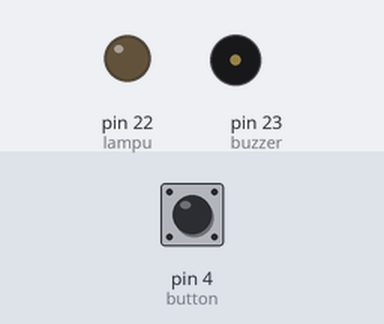
A sketch run on a simulated Arduino Mega 2560, built with avr-gcc and run on an emulated ATmega2560. Parts: output pins drawn as LEDs (lit = HIGH), buzzer (waves = sounding). The inputs (shaded band) are chosen by the test bench; at power-on: pin 4 (button) HIGH.

Above: at 1.2 s.
1.3 s: pin 4 (button) pulled LOW for 0.15 s
At 2.5 s:
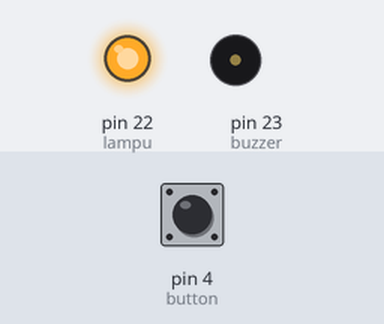
2.9 s: pin 4 (button) pulled LOW for 1 s
At 4.0 s:
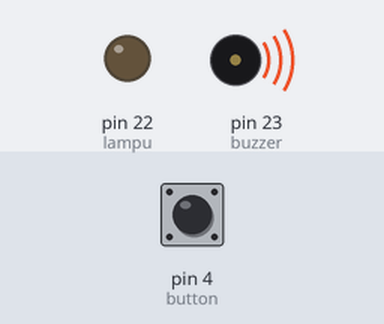
5.4 s: pin 4 (button) pulled LOW for 0.15 s
At 6.0 s:
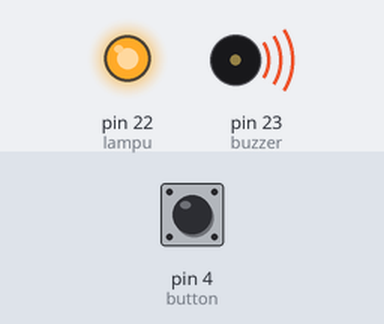
Timing chart, 0 to 8.4 s (numbered marks = the images above; inputs shaded):
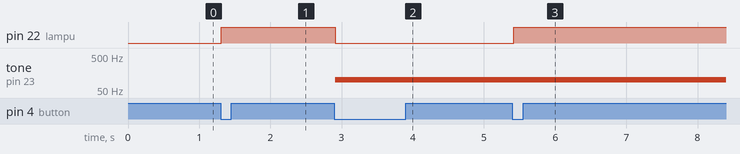

The sketch:

1_buzzer_1_led_1_button.ino
```cpp
#define button 4
#define lampu 22
#define buzzer 23

int counterButton = 0;
int isPressed = false;

void setup() {
  pinMode(button, INPUT_PULLUP);
  pinMode(lampu, OUTPUT);
  pinMode(buzzer, OUTPUT);
}

void loop() {
  if (counterButton > 4) {
    return;
  }

  int buttonState = digitalRead(button);
  delay(10);

  if (buttonState == HIGH) {
    isPressed = false;
  }

  if (buttonState == LOW && !isPressed) {
    isPressed = true;
    counterButton += 1;

    // jika button ditekan sekali led akan menyala dan buzzer mati,
    if (counterButton == 1) {
      digitalWrite(lampu, HIGH);
      noTone(buzzer);
    }

    // jika button ditekan untuk kedua kali nya buzzer akan menyala   dan led akan mati,
    else if (counterButton == 2) {
      turnOnBuzzer();
      digitalWrite(lampu, LOW);
    }

    // jika button ditekan ketiga kalinya buzzer dan led akan menyala
    else if (counterButton == 3) {
      turnOnBuzzer();
      digitalWrite(lampu, HIGH);
    }

    // jika ditekan lagi semua komponen akan mati.
    else {
      digitalWrite(lampu, LOW);
      noTone(buzzer);
    }
  }
}

void turnOnBuzzer() {
  tone(buzzer, 100);
  // setting volume rendah, biar ga brisik
  analogWrite(buzzer, 20);
}
```

Measured:
- after the input at 1.3 s, pin 22 (lampu): LOW → HIGH at once
- after the input at 2.9 s, pin 22 (lampu): HIGH → LOW at once; tone on pin 23 (buzzer): silent → 100 Hz at once
- after the input at 5.4 s, pin 22 (lampu): LOW → HIGH at once
